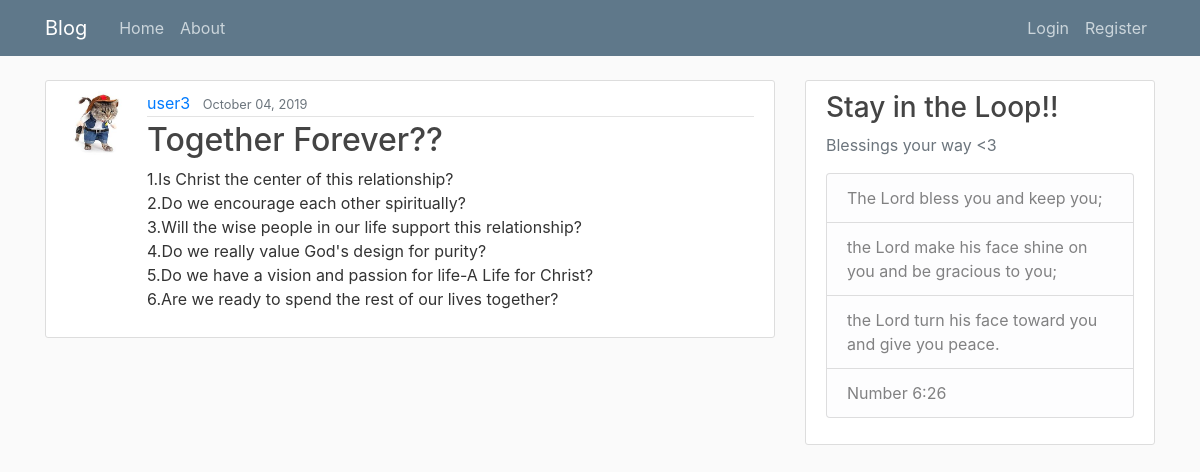
The app's page /post/18/ with its own data.
### blog/models.py (models this page shows, shortened)
class Post(models.Model):
	title = models.CharField(max_length=150)
	content = models.TextField()
	date_posted = models.DateTimeField(default=timezone.now)
	author = models.ForeignKey(User,on_delete=models.CASCADE)

### users/models.py (models this page shows, shortened)
class Profile(models.Model):
	user = models.OneToOneField(User, on_delete=models.CASCADE)
	image = models.ImageField(default='default.jpg', upload_to='profile_pics')

### blog/views.py (the view)
# urls.py: path('post/<int:pk>/', PostDetailView.as_view(), name='post-detail'),
class PostDetailView(DetailView):
    model = Post

### blog/templates/blog/post_detail.html (shortened to what this page needs)
{% extends "blog/base.html" %}
{% block content %}
    <article class="media content-section">
      <img class="rounded-circle article-img" src="{{ object.author.profile.image.url }}">
      <div class="media-body">
        <div class="article-metadata">
          <a class="mr-2" href="{% url 'user-posts' object.author.username %}">{{ object.author }}</a>
          <small class="text-muted">{{ object.date_posted|date:"F d, Y" }}</small>
        </div>
        <h2 class="article-title">{{ object.title }}</h2>
        <p class="article-content">{{ object.content }}</p>
      </div>
    </article>
{% endblock content %}

### blog/static/blog/main.css (style rules this page uses)
body { background: #fafafa; color: #333333; margin-top: 5rem; }
h1, h2, h3, h4, h5, h6 { color: #444444; }
.content-section { background: #ffffff; padding: 10px 20px; border: 1px solid #dddddd; border-radius: 3px; margin-bottom: 20px; }
.article-title { color: #444444; }
.article-content { white-space: pre-line; }
.article-img { height: 65px; width: 65px; margin-right: 16px; }
.article-metadata { padding-bottom: 1px; margin-bottom: 4px; border-bottom: 1px solid #e3e3e3 }

### records on screen
Post: author.profile.image (picture), author "user3", date_posted "October 04, 2019", title "Together Forever??", content "1.Is Christ the center of this relationship? 2.Do we encourage each other spiritually? 3.Will the wise people in our life support this relationship? 4.Do we really value God's design for purity? 5.Do we have a vision and passion for life-A Life for Christ? 6.Are we ready to spend the rest of our lives together?"
